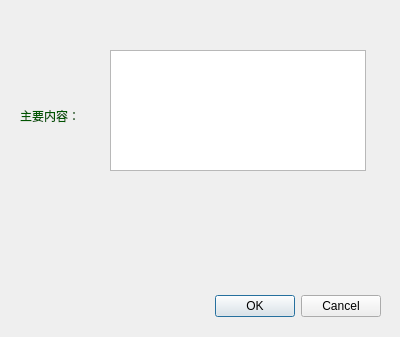
<?xml version="1.0" encoding="UTF-8"?>
<ui version="4.0">
 <class>Monthly</class>
 <widget class="QDialog" name="Monthly">
  <property name="geometry">
   <rect>
    <x>0</x>
    <y>0</y>
    <width>400</width>
    <height>337</height>
   </rect>
  </property>
  <property name="windowTitle">
   <string>Dialog</string>
  </property>
  <property name="styleSheet">
   <string notr="true">QDialog#Monthly{
	
	background-image:url(img/monthly.jpg);
}</string>
  </property>
  <widget class="QDialogButtonBox" name="buttonBox">
   <property name="geometry">
    <rect>
     <x>40</x>
     <y>290</y>
     <width>341</width>
     <height>32</height>
    </rect>
   </property>
   <property name="orientation">
    <enum>Qt::Horizontal</enum>
   </property>
   <property name="standardButtons">
    <set>QDialogButtonBox::Cancel|QDialogButtonBox::Ok</set>
   </property>
  </widget>
  <widget class="QTextBrowser" name="textBrowser">
   <property name="geometry">
    <rect>
     <x>110</x>
     <y>50</y>
     <width>256</width>
     <height>121</height>
    </rect>
   </property>
  </widget>
  <widget class="QLabel" name="label">
   <property name="geometry">
    <rect>
     <x>20</x>
     <y>80</y>
     <width>91</width>
     <height>71</height>
    </rect>
   </property>
   <property name="styleSheet">
    <string notr="true">font: 75 14pt &quot;黑体&quot;;
color:rgb(0, 85, 0);</string>
   </property>
   <property name="text">
    <string>主要内容：</string>
   </property>
  </widget>
 </widget>
 <resources/>
 <connections>
  <connection>
   <sender>buttonBox</sender>
   <signal>accepted()</signal>
   <receiver>Monthly</receiver>
   <slot>accept()</slot>
   <hints>
    <hint type="sourcelabel">
     <x>248</x>
     <y>254</y>
    </hint>
    <hint type="destinationlabel">
     <x>157</x>
     <y>274</y>
    </hint>
   </hints>
  </connection>
  <connection>
   <sender>buttonBox</sender>
   <signal>rejected()</signal>
   <receiver>Monthly</receiver>
   <slot>reject()</slot>
   <hints>
    <hint type="sourcelabel">
     <x>316</x>
     <y>260</y>
    </hint>
    <hint type="destinationlabel">
     <x>286</x>
     <y>274</y>
    </hint>
   </hints>
  </connection>
 </connections>
</ui>
